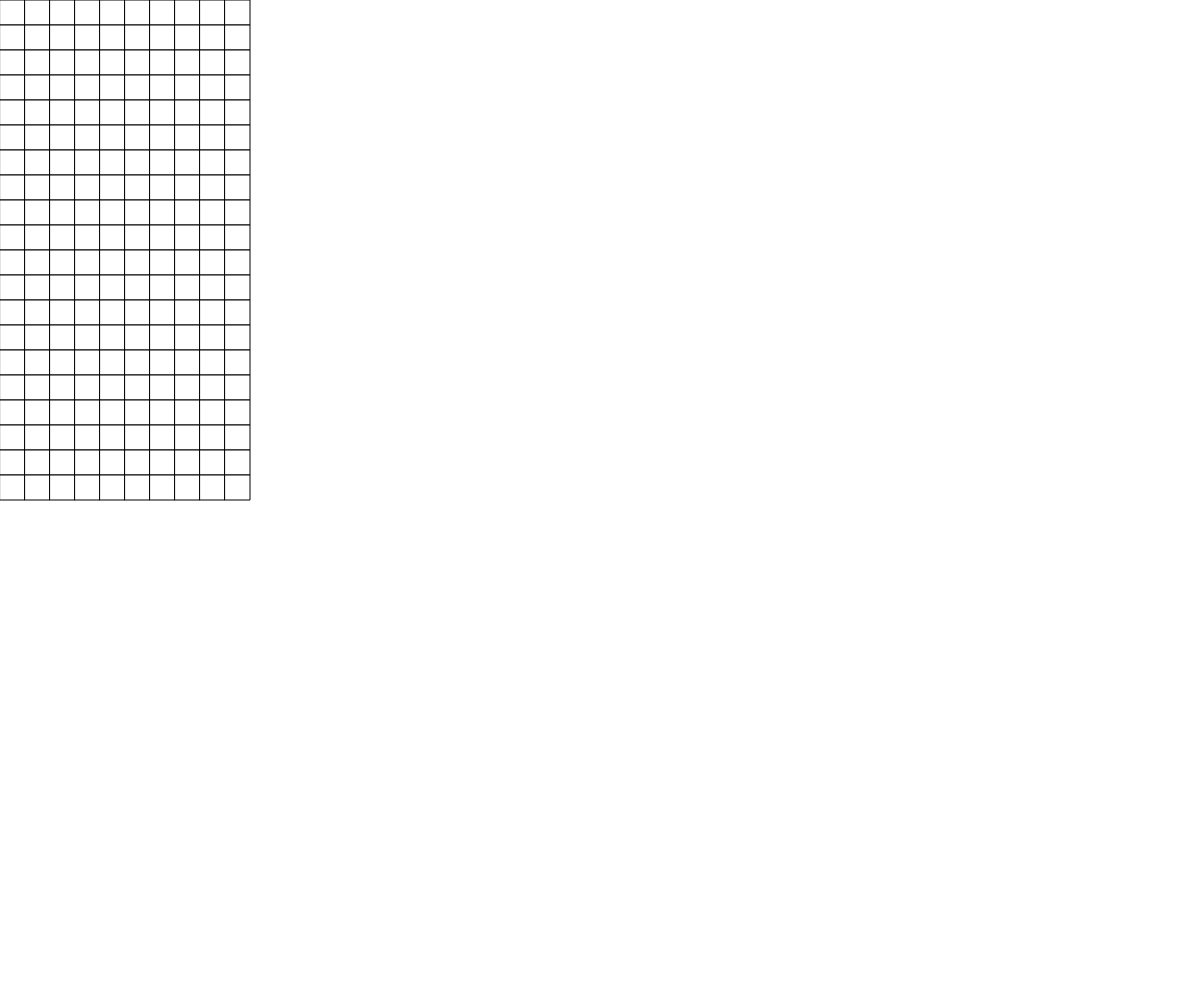
Frame 1 (no input)
Frame 60 (no input): identical to frame 1, image omitted
Frame 120 (the mouse pressed at the canvas centre since frame 60): identical to frame 1, image omitted

The p5.js sketch that drew this single still picture (run headless with seeded random() and noise() and a simulated clock; from frame 60 on, the mouse is pressed at the canvas centre):

// p5.js sketch
// ── sketch.js
let dropSpeed;
let level;
let grid;
let pieceSize = 25;
function setup(){
  createCanvas(windowWidth, windowHeight);
  grid = new Grid(10, 20);
  grid.drawGrid();

}

function draw(){

}

function create2DArray(arrayWidth, arrayHeight){
  let array2D = new Array(arrayWidth);
  for (let i = 0; i < array2D.length; i++){
    array2D[i] = new Array(arrayHeight);
  }
  return array2D;
}

function drawGrid(){

}

class Grid {
  constructor(_w, _h){
    this.w = _w;
    this.h = _h;
    this.cellSize = pieceSize;
    this.gridArray = create2DArray(this.w, this.h);

  }
  drawGrid(){
    for (let i = 0; i < this.w; i++){
      for (let j = 0; j < this.h; j++){
        rect(i * this.cellSize, j * this.cellSize, this.cellSize, this.cellSize);
      }
    }
  }

}
class Monimo {
  constructor(startingX, startingY){
    this.x = startingX;
    this.y = startingY;

  }
  dropDown(){
    this.y++;
  }
}
